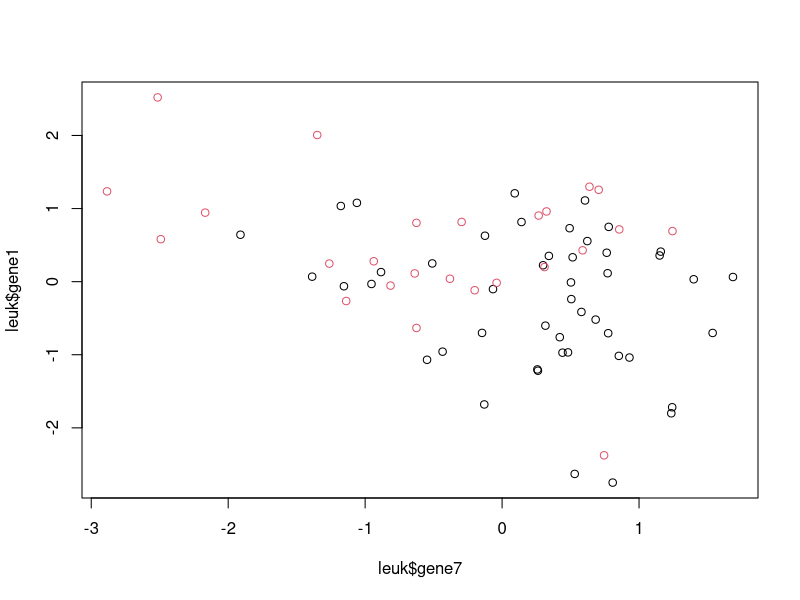
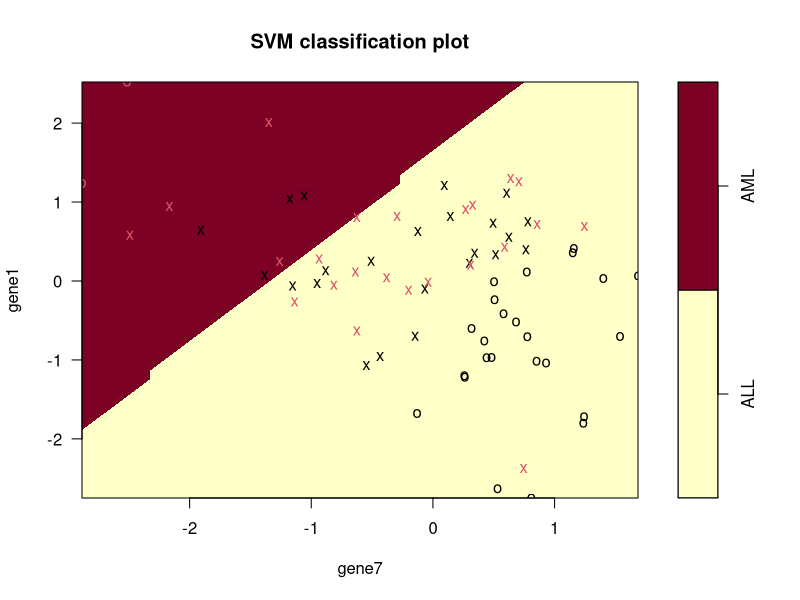
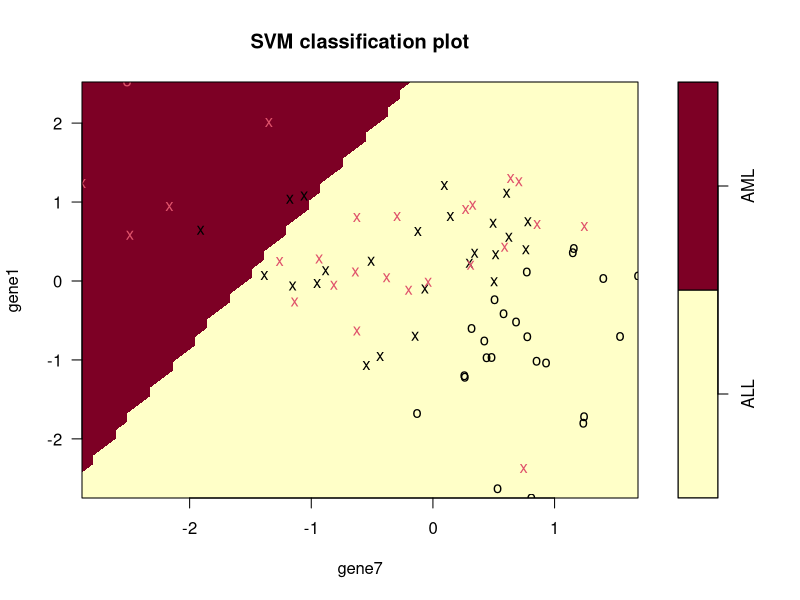
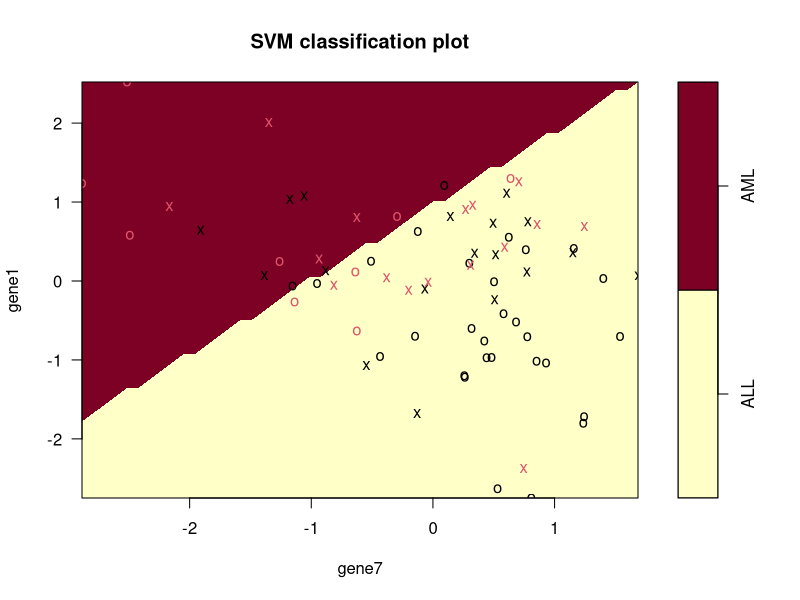
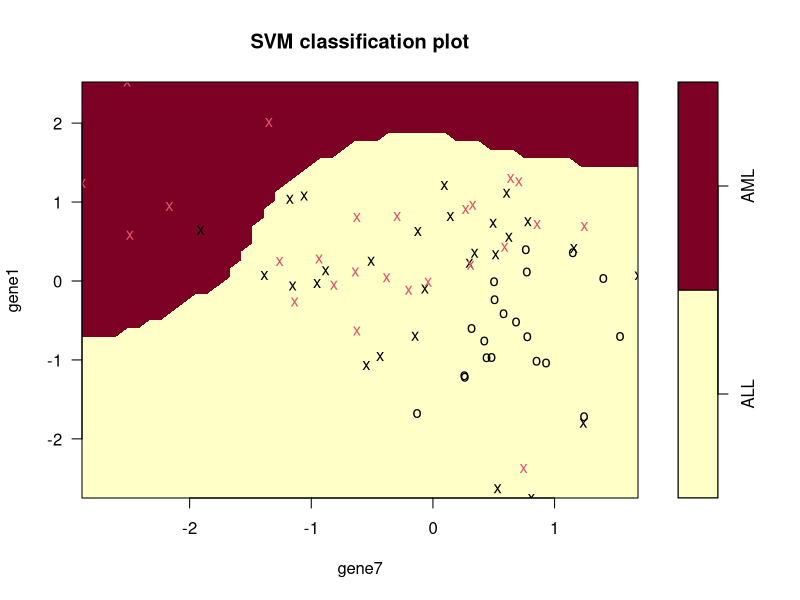
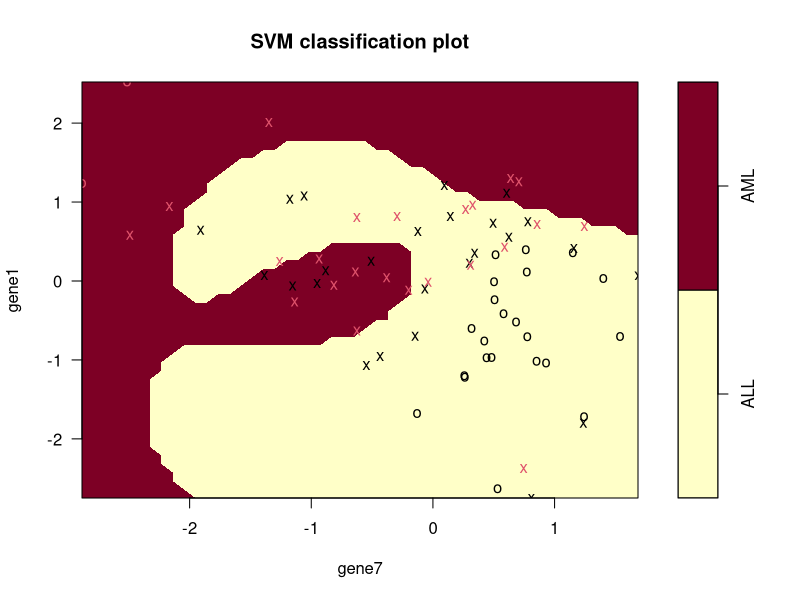
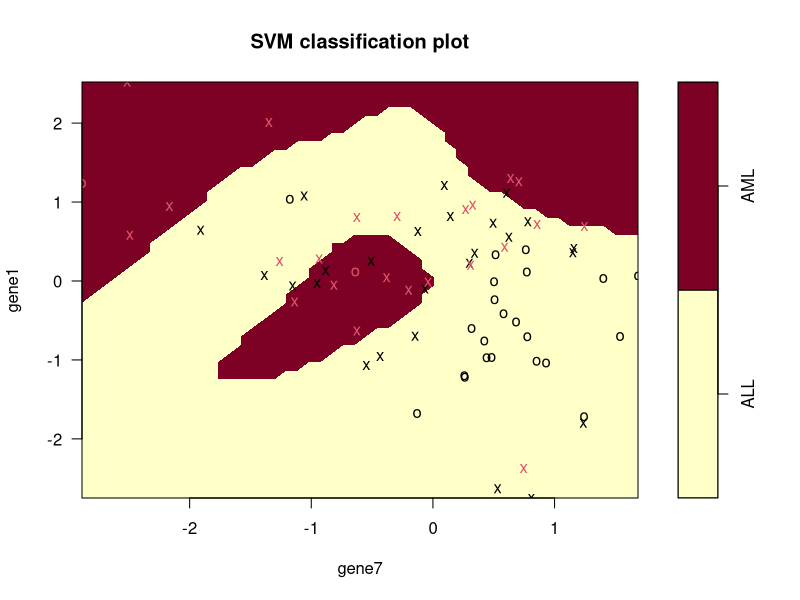
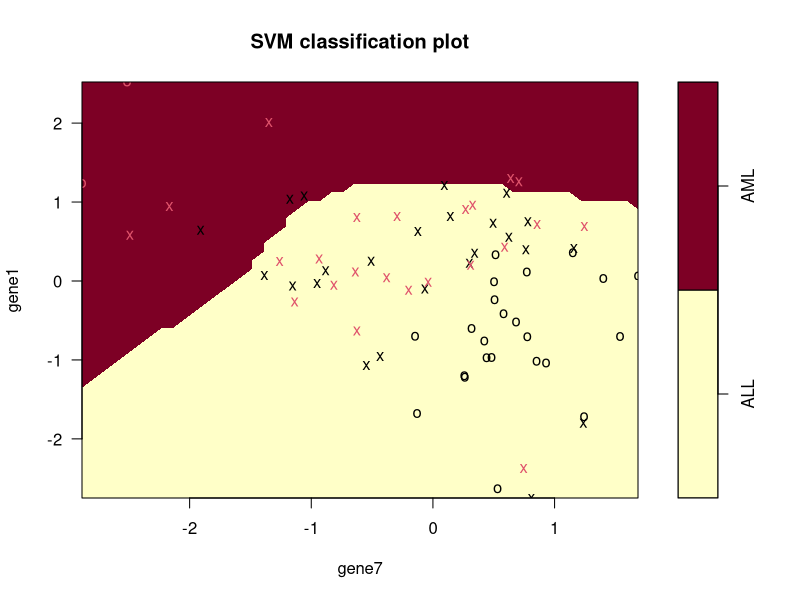

These charts were generated, in order, by the following R code:
# Chapter 9 Code

leuk <- read.csv(file="Data/leukemia.csv", stringsAsFactors = TRUE)

# SVM -----------------------------------------------------------------

library(e1071)
set.seed(1)

plot(leuk$gene7, leuk$gene1, col = leuk$tumor)
datdim2 <- leuk[, c(1, 7, 11)]

# Support vector classifiers
svmFit1 <- svm(tumor ~ ., data = datdim2, kernel = "linear", cost = 2, 
               scale = TRUE)
plot(svmFit1, datdim2)
summary(svmFit1)

svmFit2 <- svm(tumor ~ ., data = datdim2, kernel = "linear", cost = 0.1)
plot(svmFit2, datdim2)
summary(svmFit2)

svmCV <- tune(svm, tumor ~ ., data = datdim2, kernel = "linear", 
              ranges = list(cost = c(0.01, 0.1, 1, 5)))
svmBest <- svmCV$best.model
summary(svmBest)

svmPred <- predict(svmBest, datdim2)
table(svmPred, datdim2$tumor)

svmFull <- svm(tumor ~ ., data = leuk, kernel = "linear")
plot(svmFull, leuk, gene1 ~ gene7)
fullPred <- predict(svmFull, leuk)
table(fullPred, leuk$tumor)

# Radial basis kernel
svmRad1 <- svm(tumor ~ ., data = datdim2, kernel = "radial")
plot(svmRad1, datdim2)
summary(svmRad1)
radPred1 <- predict(svmRad1, datdim2)
table(radPred1, datdim2$tumor)


svmRad2 <- svm(tumor ~ ., data = datdim2, kernel = "radial", cost = 5)
plot(svmRad2, datdim2)
radPred2 <- predict(svmRad2, datdim2)
table(radPred2, datdim2$tumor)


svmRad3 <- svm(tumor ~ ., data = datdim2, kernel = "radial", gamma = 1, 
               cost = 5)
plot(svmRad3, datdim2)
radPred3 <- predict(svmRad3, datdim2)
table(radPred3, datdim2$tumor)


svmRad4 <- svm(tumor ~ ., data = datdim2, kernel = "radial", gamma = 0.25, 
               cost = 5)
plot(svmRad4, datdim2)
radPred4 <- predict(svmRad4, datdim2)
table(radPred4, datdim2$tumor)

radCV <- tune(svm, tumor ~ ., data = datdim2, kernel = "radial", 
           ranges = list(cost = c(0.1, 1, 5), gamma = c(0.25, 0.5, 1, 5)))

summary(radCV)
bestRad <- radCV$best.model
plot(bestRad, datdim2)
radPred5 <- predict(bestRad, datdim2)
table(radPred5, datdim2$tumor)


radCVFull <- tune(svm, tumor ~ ., data = leuk, kernel = "radial", 
              ranges = list(cost = c(0.1, 1, 5), gamma = c(0.25, 0.5, 1, 5)))

summary(radCVFull)
bestRadFull <- radCVFull$best.model
plot(bestRadFull, leuk, gene1 ~ gene7)
radPred6 <- predict(bestRadFull, leuk)
table(radPred6, leuk$tumor)


# Polynomial kernel
polyCV <- tune(svm, tumor ~ ., dat = leuk, kernel = "polynomial",
            ranges = list(cost = c(0.1, 1, 5), degree = c(2, 3, 4)))

summary(polyCV)
bestPoly <- polyCV$best.model
summary(bestPoly)
plot(bestPoly, leuk, gene1 ~ gene7)
polyPred <- predict(bestPoly, leuk)
table(polyPred, leuk$tumor)


